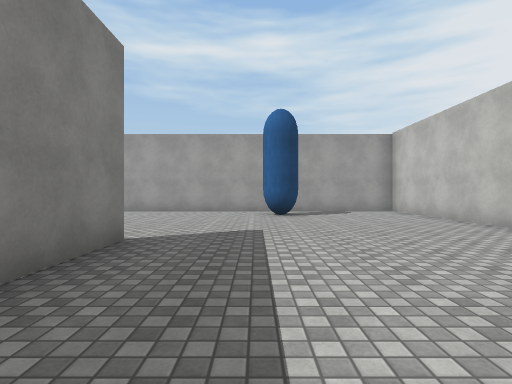
View 1 (above)

24 first-person views from a walk through a Unity game level. The camera is 1.3 m above the floor, looks level and sees 80° across. The floor is counted in squares, 2 m on a side. Each view is taken from the middle of a square. On the plan, view 1 faces up. The plan holds only what a view shows up to about 10 squares ahead; the rest is blank. The player character is not drawn. Surface patterns are stand-ins for the level's own textures.

View 2
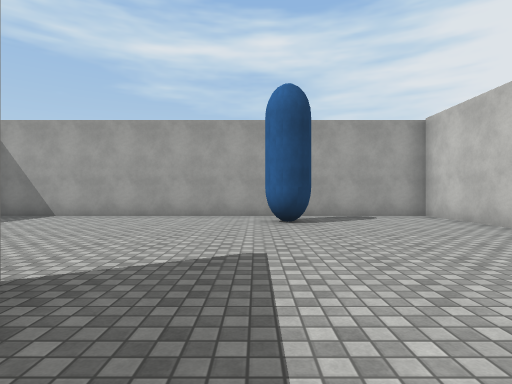

View 3
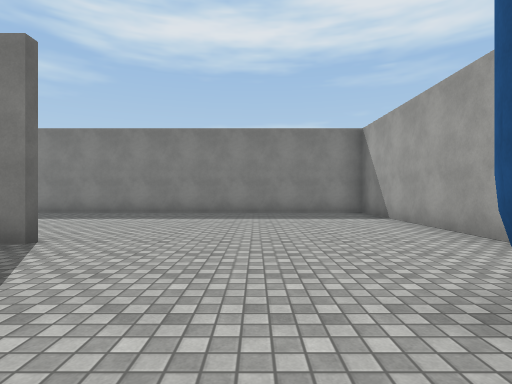

View 4
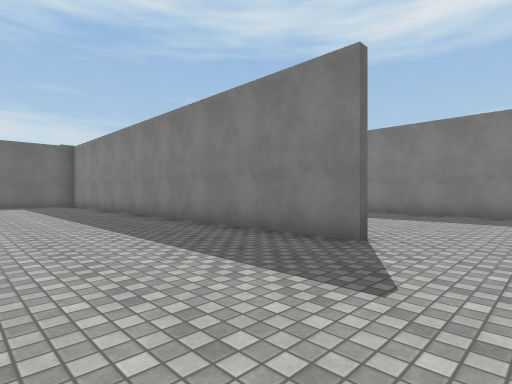

View 5
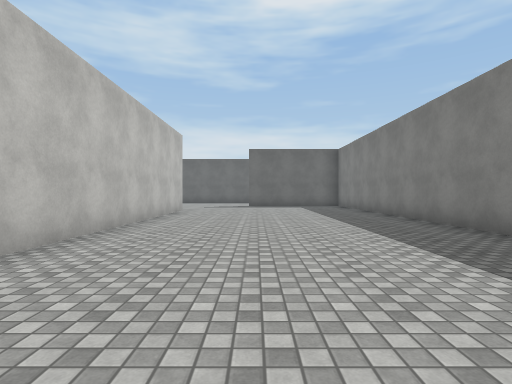

View 6
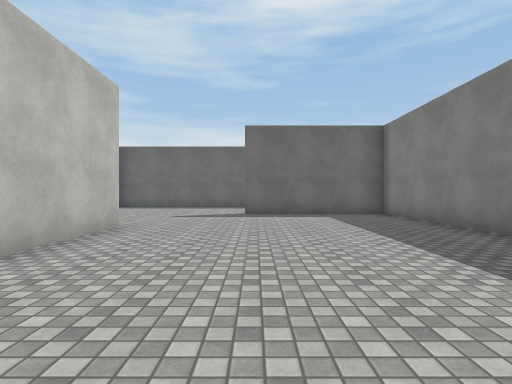

View 7
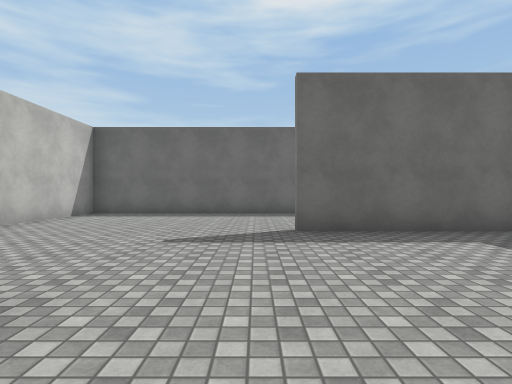

View 8
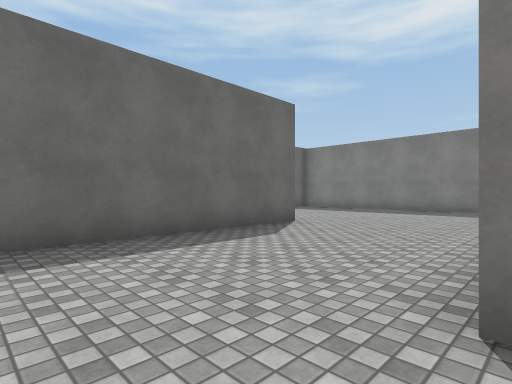

View 9
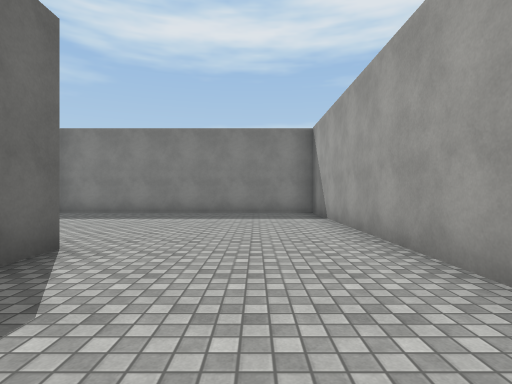

View 10
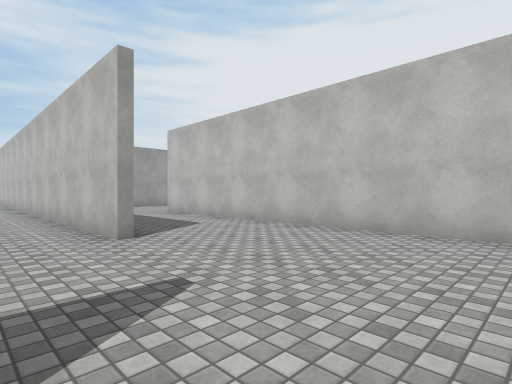

View 11
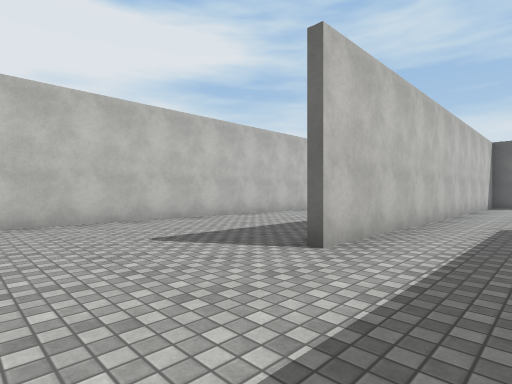

View 12
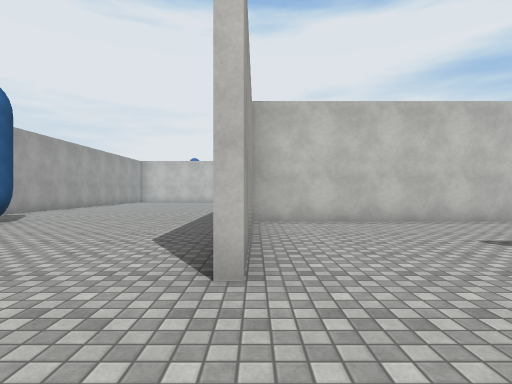

View 13
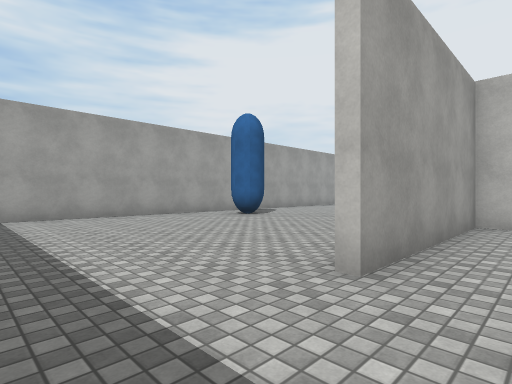

View 14
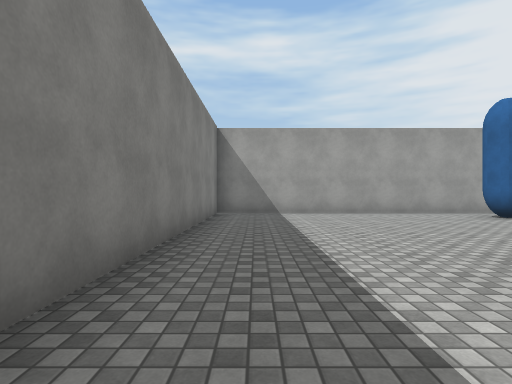

View 15
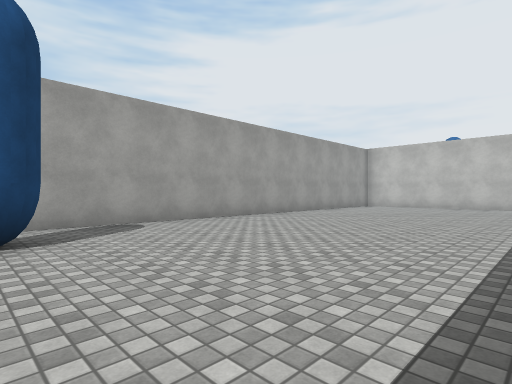

View 16
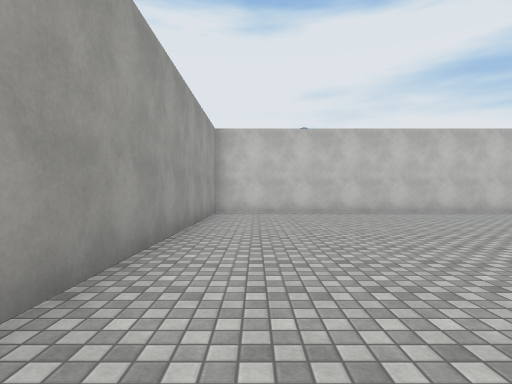

View 17
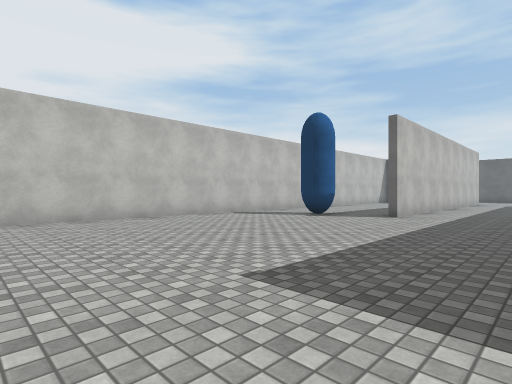

View 18
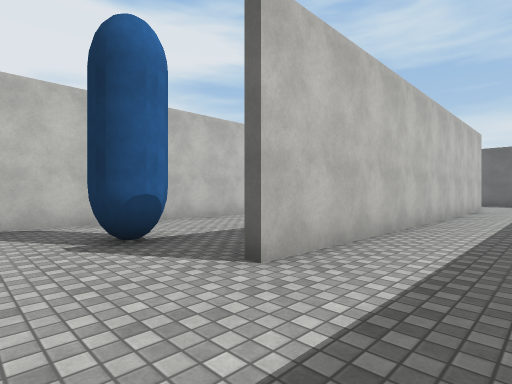

View 19
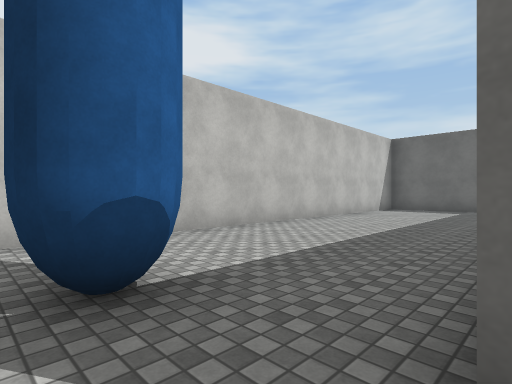

View 20
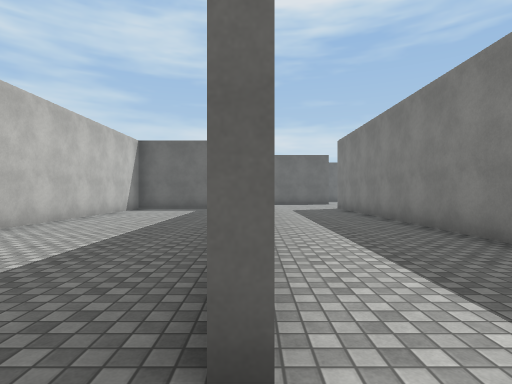

View 21
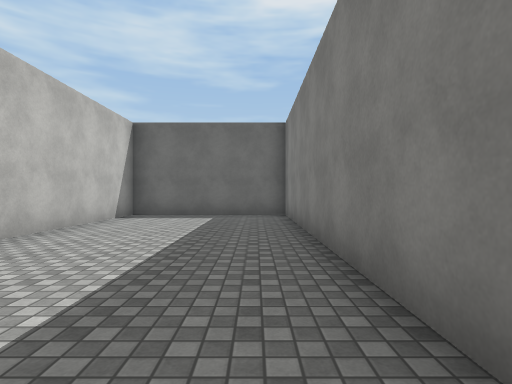

View 22
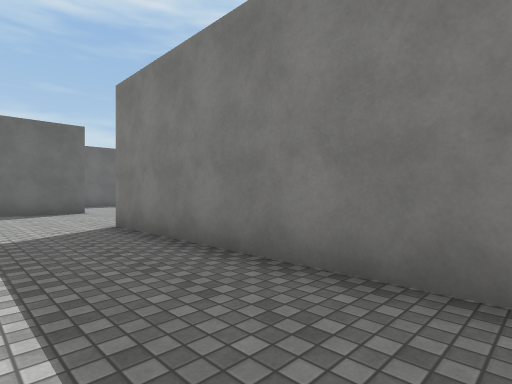

View 23
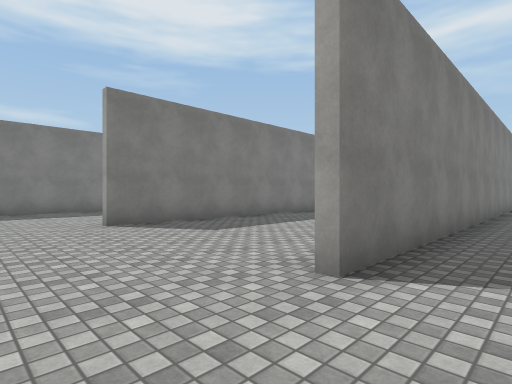

View 24
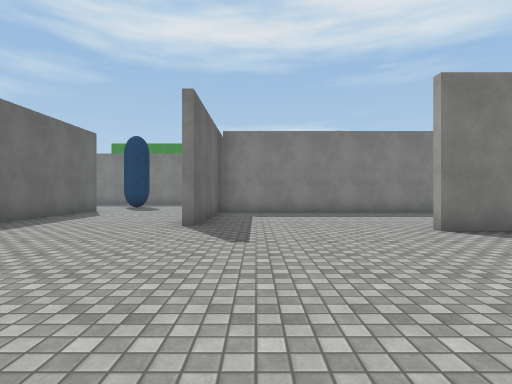

### Floor plan
Points are (right, up) in squares from view 1. A wall is a line through its corners. A room is listed if a view was taken in it or the views show most of it. See-through windows are left out.
Room 1 (views 1, 2, 3, 4, 5, 6, 7, 8, 9, 10)
walls: (0, -9.3) (-7.3, -9.3) (-7.3, -17); (4.6, -5.9) (4.6, 2.5); (-1.5, -13.2) (7.9, -13.2) (7.9, -6.5); (-1.8, 4.2) (-1.8, -9) (2.4, -9); (4.6, 5.4) (4.6, 10.2) (-7.3, 10.2) (-7.3, 0.2)
ways out: opening at (6.5, -5.5) to room 2
Room 2 (views 11, 12, 13, 14, 15, 16, 17, 18, 19, 20, 21, 22, 23, 24)
walls: (12.9, -6.9) (12.9, -13); (12.7, -5.5) (12.7, 3.1) (8.1, 3.1); (21.2, -5) (21.2, -12.6) (25.5, -12.6) (25.5, -3.5); (20.9, -12.2) (20.9, -2); (17.8, -2.1) (17.8, -13); (8.2, -10.2) (8.2, -17.2) (12.2, -17.2); (17.1, -17.2) (19.1, -17.2); (7.9, -6.5) (7.9, -1); (25.5, -2) (25.5, 10.2) (4.8, 10.2) (4.8, 2.4); (8, -21.4) (11.6, -21.4)
ways out: opening at (6.5, -5.5) to room 1

Where each view was taken, in squares from view 1:
view 1: 0 up, 0 right, facing up
view 2: 2 up, 0 right, facing up
view 3: 7 up, 2 right, facing left
view 4: 6 up, 2 right, facing down-left
view 5: 5 up, 2 right, facing down
view 6: 0 up, 2 right, facing down
view 7: 4 down, 3 right, facing down
view 8: 9 down, 4 right, facing down-left
view 9: 11 down, 2 right, facing left
view 10: 10 down, 3 right, facing up-right
view 11: 2 up, 6 right, facing down-right
view 12: 3 up, 6 right, facing right
view 13: 2 up, 6 right, facing up-right
view 14: 1 up, 6 right, facing up
view 15: 4 up, 12 right, facing up-right
view 16: 9 up, 16 right, facing right
view 17: 6 up, 18 right, facing down-right
view 18: 0 up, 19 right, facing down-right
view 19: 1 down, 21 right, facing down-right
view 20: 1 down, 21 right, facing down
view 21: 4 down, 22 right, facing down
view 22: 7 down, 20 right, facing down-left
view 23: 15 down, 19 right, facing up-left
view 24: 16 down, 18 right, facing left
